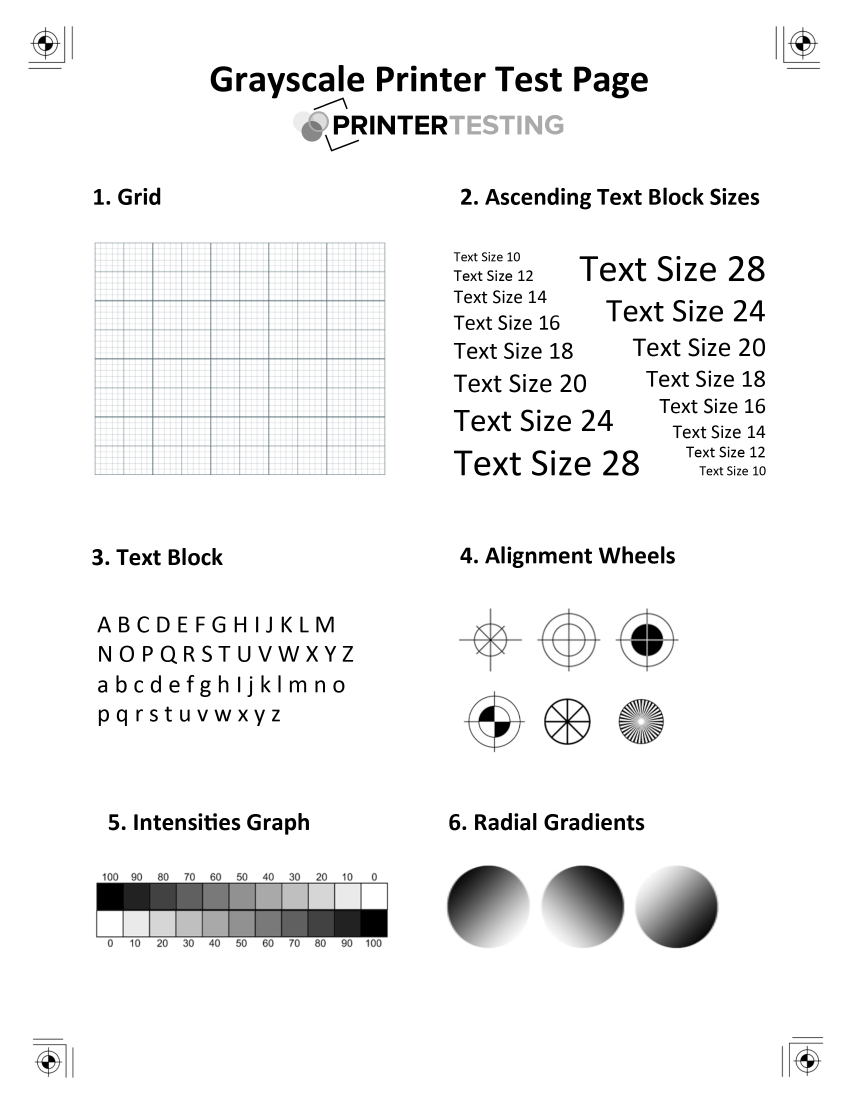
#> input picture test_print_images/print-test-page.jpg, 2550 x 3300 px (shown at 1/3 size); its folder holds only this picture in this run
$ python MXW01print.py --image test_print_images/print-test-page.jpg --folder test_print_images
#> lines starting #> are read from the running program, lines starting #| are printed output that depends on the picture; after the words box and inside, x2 and y2 are one past the last pixel; in counts of white or black regions, pixels touching at a corner belong together
import asyncio
import argparse
import os
import math
from bleak import BleakClient, BleakScanner
from bleak.exc import BleakError
from PIL import Image, ImageDraw, ImageFont
import sys # For exit

try:
    from matplotlib import font_manager
    MATPLOTLIB_AVAILABLE = True
except ImportError:
    MATPLOTLIB_AVAILABLE = False
    font_manager = None # Ensure font_manager exists even if import fails

# --- Constants ---
DEFAULT_ADDRESS = "48:0F:57:00:00:00" # Default printer address
CONTROL_WRITE_UUID = "0000ae01-0000-1000-8000-00805f9b34fb" # Write characteristics for commands (printer control)
NOTIFY_UUID = "0000ae02-0000-1000-8000-00805f9b34fb"        # Notify characteristics for responses (printer status)
DATA_WRITE_UUID = "0000ae03-0000-1000-8000-00805f9b34fb"     # Write characteristics for bulk data (image/feed data)

PRINTER_WIDTH_PIXELS = 384
PRINTER_WIDTH_BYTES = PRINTER_WIDTH_PIXELS // 8
MAX_FEED_CHUNK_HEIGHT = 256 # Max lines per single paper feed command
SUPPORTED_EXTENSIONS = ('.png', '.jpg', '.jpeg', '.bmp', '.gif')
DELAY_BETWEEN_PRINTS = 1.0 # Seconds (Applied between separate print jobs AND feed chunks)

# Test Print Constants
TEST_IMAGE_FOLDER = "test_print_images" # Folder to scan for --test-print images
TEST_TEXT_JOBS = [
    ("Test: Short Text - Arial 24", "Arial", 24),
    ("Test: Slightly Longer Text - Arial 16", "Arial", 16),
    ("Test: Multi-line\nText Example\nArial 24", "Arial", 24),
    ("Test: Long text string to test wrapping capabilities of the thermal printer using the default Arial font at size 24. This should wrap onto multiple lines hopefully.", "Arial", 24),
    ("Test: Courier New 18 (Monospace?)", "Courier New", 18),
    ("Test: Default Fallback Test (Font Not Found)", "NonExistentFont", 20)
]

# --- Font Handling ---
DEFAULT_FONT_NAME = "Arial" # Keep this as a fallback name
DEFAULT_FONT_SIZE = 24

# [149 lines left out: functions load_font, crc8_update, calculate_crc8, create_command_with_crc, create_command_simple, not called in this run]
# ----------------------------------

# --- Image Loading and Preparation ---
def prepare_image_for_print(image_path, target_width):
    """Loads, resizes/pads, and converts an image to 1-bit format for printing."""
#> called with image_path = 'test_print_images/print-test-page.jpg', target_width = 384
    try:
        img = Image.open(image_path)
#> img is the input picture: PIL image 2550x3300 RGB; mean R, G, B 241.3, 241.4, 241.5
    except FileNotFoundError:
        print(f"Error: Image file not found at {image_path}.")
        return None
    except Exception as e:
        print(f"Error loading image '{image_path}': {e}")
        return None

    # Adjust image width (Pad or Resize)
    if img.width < target_width:
        print(f"Padding '{os.path.basename(image_path)}' width ({img.width}px -> {target_width}px)")
        img_padded_width = Image.new('L', (target_width, img.height), color=255) # White background
        x_offset = (target_width - img.width) // 2
        img_padded_width.paste(img.convert('L'), (x_offset, 0))
        img = img_padded_width
    elif img.width > target_width:
        print(f"Resizing '{os.path.basename(image_path)}' width ({img.width}px -> {target_width}px)")
#| Resizing 'print-test-page.jpg' width (2550px -> 384px)
        ratio = target_width / img.width
        new_height = int(img.height * ratio)
        img = img.resize((target_width, new_height))
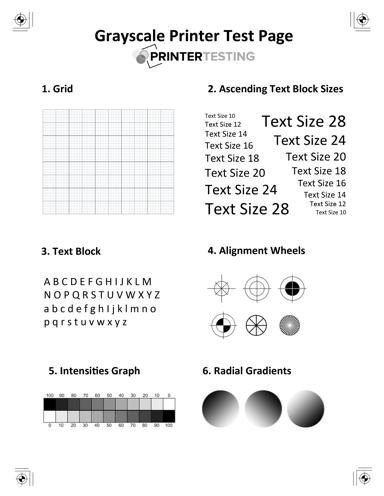
#> img: PIL image 384x496 RGB; mean R, G, B 241, 241.2, 241.2

    # Convert to 1-bit black and white using default dithering
    img_bw = img.convert('1')
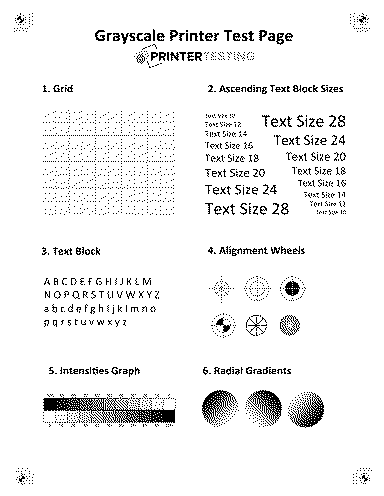
#> img_bw: PIL image 384x496 1; 94.6% white; black in thin lines or dots, all inside (x1, y1, x2, y2) = (14, 13, 372, 485)

    return img_bw
# -------------------------------------------------

# --- Text Rendering ---
# [84 lines left out: functions create_text_bitmap, process_image, not called in this run]
# -----------------------------------------------------------------

# --- Bluetooth Communication ---
received_responses = {} # Dictionary to store received notifications by command ID
notification_condition = asyncio.Condition() # Used to wait for specific notifications

async def notification_handler(sender, data):
    """Callback for handling incoming BLE notifications."""
    global received_responses
    cmd_id, payload = parse_response(data)
    if cmd_id is not None:
        async with notification_condition:
            received_responses[cmd_id] = payload
            notification_condition.notify_all() # Wake up tasks waiting for this response

# [26 lines left out: functions parse_response, check_a1_status, check_a9_status, not called in this run]

async def run_print_job(client, img_final, job_description):
    """Sends the necessary commands and data to print a single prepared image."""
    global received_responses
    print(f"Processing: '{job_description}'")
    if img_final is None: print("Error: No image data provided."); return False

    printer_data = process_image(img_final)
    final_data_len = len(printer_data)
    image_height = img_final.height # Actual height of the image data being sent
    print(f"Prepared data: {final_data_len} bytes, height={image_height}px")

    try:
        ae01_char = client.services.get_characteristic(CONTROL_WRITE_UUID)
        ae02_char = client.services.get_characteristic(NOTIFY_UUID)
        ae03_char = client.services.get_characteristic(DATA_WRITE_UUID)
        if not all([ae01_char, ae02_char, ae03_char]): raise ValueError("Missing required GATT characteristic")
    except Exception as e: print(f"Error getting characteristics: {e}"); return False

    # --- Define Commands for this Job ---
    cmd_setup_b1 = create_command_with_crc(0xB1, bytes([0x00])) # Start print setup?
    cmd_setup_a2_1 = create_command_with_crc(0xA2, bytes([0x5D])) # Unknown setup command
    cmd_setup_a1_1 = create_command_with_crc(0xA1, bytes([0x00])) # Check printer status?
    cmd_setup_a2_2 = create_command_with_crc(0xA2, bytes([0x5D])) # Unknown setup command (repeated)
    # A9 command declares the print dimensions (height, width_bytes)
    image_height_le = image_height.to_bytes(2, 'little')
    width_bytes_le = PRINTER_WIDTH_BYTES.to_bytes(2, 'little')
    print_request_data = image_height_le + width_bytes_le
    cmd_print_request_a9 = create_command_simple(0xA9, print_request_data)
    # AD command signals the end of the print data
    end_print_data = bytes([0x00])
    cmd_end_print_ad = create_command_simple(0xAD, end_print_data)

    # --- Send Commands + Data ---
    try:
        # 1. Setup Sequence (B1, A2, A1) -> Wait/Check A1
        async with notification_condition: received_responses.pop(0xA1, None) # Clear previous response
        for cmd in [cmd_setup_b1, cmd_setup_a2_1, cmd_setup_a1_1]:
            await client.write_gatt_char(ae01_char.uuid, cmd, response=False); await asyncio.sleep(0.01)
        async with notification_condition:
            try: await asyncio.wait_for(notification_condition.wait_for(lambda: 0xA1 in received_responses), timeout=7.0)
            except asyncio.TimeoutError: raise ValueError("Timeout waiting for A1 response")
            if not check_a1_status(received_responses.pop(0xA1)): raise ValueError("A1 status check failed")

        # 2. Print Request Sequence (A2, A9) -> Wait/Check A9
        async with notification_condition: received_responses.pop(0xA9, None) # Clear previous response
        for cmd in [cmd_setup_a2_2, cmd_print_request_a9]:
            await client.write_gatt_char(ae01_char.uuid, cmd, response=False); await asyncio.sleep(0.01)
        async with notification_condition:
            try: await asyncio.wait_for(notification_condition.wait_for(lambda: 0xA9 in received_responses), timeout=7.0)
            except asyncio.TimeoutError: raise ValueError("Timeout waiting for A9 response")
            if not check_a9_status(received_responses.pop(0xA9)): raise ValueError("A9 status check failed")

        # 3. Send Image Data (AE03) in small chunks
        print(f"Sending image data ({final_data_len} bytes) to {DATA_WRITE_UUID[-12:-8]}...")
        max_chunk = 20 # Max bytes per write seems limited
        for j in range(0, len(printer_data), max_chunk):
            chunk = printer_data[j:j + max_chunk]
            await client.write_gatt_char(ae03_char.uuid, chunk, response=False)
        print("Finished sending image data.")

        # 4. Send End Print Command (AD) -> Wait/Check AA (Print Complete)
        async with notification_condition: received_responses.pop(0xAA, None) # Clear previous response
        await client.write_gatt_char(ae01_char.uuid, cmd_end_print_ad, response=False)
        await asyncio.sleep(0.01)

        # Wait for AA notification (print finished)
        print("Waiting for AA (Print Complete)...")
        aa_received = False
        async with notification_condition:
            try:
                 # Timeout needs to be long enough for the physical print
                 timeout_print = max(15.0, image_height / 20.0) # Rough estimate
                 await asyncio.wait_for(notification_condition.wait_for(lambda: 0xAA in received_responses), timeout=timeout_print)
                 payload = received_responses.pop(0xAA)
                 aa_received = True
                 print("  AA notification received.")
            except asyncio.TimeoutError:
                 # This might be okay if the print completed visually, but log it.
                 print("Warning: AA notification not received within timeout.")
        await asyncio.sleep(0.5) # Brief pause after job completion

        print(f"Print job for '{job_description}' sequence completed."); return True
    except Exception as e: print(f"Error during print job for '{job_description}': {e}"); return False

async def run_feed_paper(client, lines_to_feed):
    """Sends commands to feed blank paper, handling chunking for large amounts."""
    global received_responses
    print(f"Requested paper feed: {lines_to_feed} lines")

    total_lines_to_feed = lines_to_feed
    if total_lines_to_feed <= 0: print("Error: Lines to feed must be positive."); return False

    lines_remaining = total_lines_to_feed
    chunk_num = 0
    overall_success = True

    # Loop through chunks if requested feed exceeds max height
    while lines_remaining > 0:
        chunk_num += 1
        current_chunk_lines = min(lines_remaining, MAX_FEED_CHUNK_HEIGHT)
        print(f"\n--- Starting Feed Chunk {chunk_num}/{math.ceil(total_lines_to_feed/MAX_FEED_CHUNK_HEIGHT)} ({current_chunk_lines} lines) --- ")

        # Prepare blank data for this chunk
        blank_data_len = PRINTER_WIDTH_BYTES * current_chunk_lines
        blank_data = bytes([0x00] * blank_data_len)

        try:
            ae01_char = client.services.get_characteristic(CONTROL_WRITE_UUID)
            ae02_char = client.services.get_characteristic(NOTIFY_UUID)
            ae03_char = client.services.get_characteristic(DATA_WRITE_UUID)
            if not all([ae01_char, ae02_char, ae03_char]): raise ValueError("Missing required GATT characteristic")
        except Exception as e: print(f"Error getting characteristics: {e}"); overall_success = False; break

        # --- Define Commands for this Chunk ---
        cmd_setup_b1 = create_command_with_crc(0xB1, bytes([0x00]))
        cmd_setup_a2_1 = create_command_with_crc(0xA2, bytes([0x5D]))
        cmd_setup_a1_1 = create_command_with_crc(0xA1, bytes([0x00]))
        cmd_setup_a2_2 = create_command_with_crc(0xA2, bytes([0x5D]))
        # A9 declares height for this specific feed chunk
        feed_height_le = current_chunk_lines.to_bytes(2, 'little')
        width_bytes_le = PRINTER_WIDTH_BYTES.to_bytes(2, 'little')
        print_request_data = feed_height_le + width_bytes_le
        cmd_feed_request_a9 = create_command_simple(0xA9, print_request_data)
        # AD signals end of data for this chunk
        end_print_data = bytes([0x00])
        cmd_end_feed_ad = create_command_simple(0xAD, end_print_data)

        # --- Send Commands + Blank Data for Chunk ---
        chunk_success = False
        try:
            # 1. Setup Sequence (B1, A2, A1) -> Wait/Check A1
            async with notification_condition: received_responses.pop(0xA1, None)
            for cmd in [cmd_setup_b1, cmd_setup_a2_1, cmd_setup_a1_1]:
                await client.write_gatt_char(ae01_char.uuid, cmd, response=False); await asyncio.sleep(0.01)
            async with notification_condition:
                try: await asyncio.wait_for(notification_condition.wait_for(lambda: 0xA1 in received_responses), timeout=7.0)
                except asyncio.TimeoutError: raise ValueError("Timeout waiting for A1 response")
                if not check_a1_status(received_responses.pop(0xA1)): raise ValueError("A1 status check failed")

            # 2. Feed Request Sequence (A2, A9) -> Wait/Check A9
            async with notification_condition: received_responses.pop(0xA9, None)
            for cmd in [cmd_setup_a2_2, cmd_feed_request_a9]:
                await client.write_gatt_char(ae01_char.uuid, cmd, response=False); await asyncio.sleep(0.01)
            async with notification_condition:
                try: await asyncio.wait_for(notification_condition.wait_for(lambda: 0xA9 in received_responses), timeout=7.0)
                except asyncio.TimeoutError: raise ValueError("Timeout waiting for A9 response")
                if not check_a9_status(received_responses.pop(0xA9)): raise ValueError("A9 status check failed")

            # 3. Send Blank Data (AE03)
            print(f"  Sending chunk blank data ({blank_data_len} bytes) to {DATA_WRITE_UUID[-12:-8]}...")
            max_chunk = 20
            for j in range(0, len(blank_data), max_chunk):
                chunk = blank_data[j:j + max_chunk]
                await client.write_gatt_char(ae03_char.uuid, chunk, response=False)
            print("  Finished sending chunk blank data.")

            # 4. Send End Feed Command (AD) -> Wait/Check AA
            async with notification_condition: received_responses.pop(0xAA, None)
            await client.write_gatt_char(ae01_char.uuid, cmd_end_feed_ad, response=False)
            await asyncio.sleep(0.01)

            # Wait for AA notification (feed chunk finished)
            print("  Waiting for AA (Chunk Feed Complete)...")
            async with notification_condition:
                try:
                     timeout_feed_chunk = max(15.0, current_chunk_lines / 20.0) # Rough estimate
                     await asyncio.wait_for(notification_condition.wait_for(lambda: 0xAA in received_responses), timeout=timeout_feed_chunk)
                     payload = received_responses.pop(0xAA)
                     print("    AA notification received.")
                     chunk_success = True
                except asyncio.TimeoutError:
                     print(f"  Warning: AA notification not received for feed chunk {chunk_num}.")
            await asyncio.sleep(0.5)

        except Exception as e:
             print(f"Error during feed chunk {chunk_num}: {e}")
             overall_success = False
             break # Stop trying further chunks if one fails

        if not chunk_success: # Handle AA timeout specifically as failure
             overall_success = False
             break

        # Update remaining lines and pause if necessary
        lines_remaining -= current_chunk_lines
        print(f"--- Feed Chunk {chunk_num} Complete. Lines remaining: {lines_remaining} ---")
        if lines_remaining > 0:
             print(f"--- Waiting {DELAY_BETWEEN_PRINTS}s before next feed chunk ---")
             await asyncio.sleep(DELAY_BETWEEN_PRINTS)

    # --- End of Feed Loop ---
    if overall_success:
        print(f"\nTotal requested feed ({total_lines_to_feed} lines) sequence complete.")
    else:
        print(f"\nFeed sequence failed or was incomplete.")
    return overall_success
# ---------------------------------

# --- Script Logic ---
def validate_args(args):
    """Checks for conflicting or missing command line arguments."""
    is_print_action_specified = bool(args.image or args.folder or args.text)
    is_feed_action_specified = args.feed is not None
    is_test_action_specified = args.test_print

    action_count = sum([is_print_action_specified, is_feed_action_specified, is_test_action_specified])

    if action_count == 0:
        print("Error: No action specified. Use -i, -f, -t, -p, or -x.")
        return False

    if is_feed_action_specified and (is_print_action_specified or is_test_action_specified):
        print("Error: -p cannot be used with image/folder/text arguments or -x.")
        return False

    if is_test_action_specified and (is_print_action_specified or is_feed_action_specified):
        print("Error: -x cannot be used with image/folder/text arguments or -p.")
        return False

    return True # Args are valid

def prepare_print_jobs(args):
    """Prepares a list of (image_object, description) tuples based on arguments."""
    jobs = []
    if args.test_print:
        print("--- Running Test Print Sequence ---")
        # 1. Test Images from standard folder
        if os.path.isdir(TEST_IMAGE_FOLDER):
            print(f"Scanning test image folder: {TEST_IMAGE_FOLDER}")
            try:
                file_list = sorted([f for f in os.listdir(TEST_IMAGE_FOLDER) if f.lower().endswith(SUPPORTED_EXTENSIONS)])
                if not file_list: print(f"No supported image files found in '{TEST_IMAGE_FOLDER}'.")
                else:
                    for filename in file_list:
                        image_path = os.path.join(TEST_IMAGE_FOLDER, filename)
                        img_raw = prepare_image_for_print(image_path, PRINTER_WIDTH_PIXELS)
                        if img_raw:
                            if args.upside_down:
                                print(f"Rotating '{filename}' 180 degrees.")
                                img_raw = img_raw.rotate(180)
                            jobs.append((img_raw, f"Test Img: {filename}"))
            except Exception as e: print(f"Error processing test image folder '{TEST_IMAGE_FOLDER}': {e}")
        else:
            print(f"Warning: Test image folder '{TEST_IMAGE_FOLDER}' not found. Skipping image tests.")

        # 2. Predefined Test Text Jobs
        print("Preparing test text jobs...")
        for text, font_name, font_size in TEST_TEXT_JOBS:
            print(f"  Preparing text: '{text[:40]}...' (Font: {font_name}, Size: {font_size})")
            font = load_font(font_name, font_size) # Use helper
            img_raw = create_text_bitmap(text, font, PRINTER_WIDTH_PIXELS)
            if img_raw:
                 if args.upside_down:
                     print("    Rotating text 180 degrees.")
                     img_raw = img_raw.rotate(180)
                 jobs.append((img_raw, f"Test Txt: {text[:30]}..."))
            else: print(f"    Error: Could not generate bitmap for text: {text[:30]}...")
        print("--- Test Print Sequence Prepared ---")

    else: # Normal print actions (image, folder, text can be combined)
        if args.image:
            img_raw = prepare_image_for_print(args.image, PRINTER_WIDTH_PIXELS)
            if img_raw:
                if args.upside_down:
                    print("Rotating image 180 degrees.")
                    img_raw = img_raw.rotate(180)
                jobs.append((img_raw, os.path.basename(args.image)))

        if args.folder:
            if not os.path.isdir(args.folder): print(f"Error: Folder not found: {args.folder}")
            else:
                print(f"Scanning folder: {args.folder}")
                try:
                    file_list = sorted([f for f in os.listdir(args.folder) if f.lower().endswith(SUPPORTED_EXTENSIONS)])
                    if not file_list: print(f"No supported image files found in '{args.folder}'.")
                    else:
                        for filename in file_list:
                            image_path = os.path.join(args.folder, filename)
                            img_raw = prepare_image_for_print(image_path, PRINTER_WIDTH_PIXELS)
#| Resizing 'print-test-page.jpg' width (2550px -> 384px)
#> (the rest of the program and of its run is left out)
